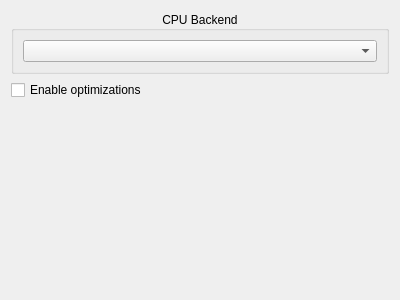
<?xml version="1.0" encoding="UTF-8"?>
<ui version="4.0">
 <class>CpuSettingsWidget</class>
 <widget class="QWidget" name="CpuSettingsWidget">
  <property name="geometry">
   <rect>
    <x>0</x>
    <y>0</y>
    <width>400</width>
    <height>300</height>
   </rect>
  </property>
  <property name="windowTitle">
   <string>Form</string>
  </property>
  <layout class="QVBoxLayout" name="verticalLayout_3">
   <item>
    <layout class="QVBoxLayout" name="verticalLayout_2">
     <item>
      <widget class="QGroupBox" name="groupBox">
       <property name="title">
        <string>CPU Backend</string>
       </property>
       <property name="alignment">
        <set>Qt::AlignCenter</set>
       </property>
       <layout class="QVBoxLayout" name="verticalLayout">
        <item>
         <widget class="QComboBox" name="cpu_backend"/>
        </item>
       </layout>
      </widget>
     </item>
     <item>
      <widget class="QCheckBox" name="enable_optimizations">
       <property name="text">
        <string>Enable optimizations</string>
       </property>
      </widget>
     </item>
     <item>
      <spacer name="verticalSpacer_2">
       <property name="orientation">
        <enum>Qt::Vertical</enum>
       </property>
       <property name="sizeHint" stdset="0">
        <size>
         <width>20</width>
         <height>40</height>
        </size>
       </property>
      </spacer>
     </item>
    </layout>
   </item>
  </layout>
 </widget>
 <resources/>
 <connections/>
</ui>
